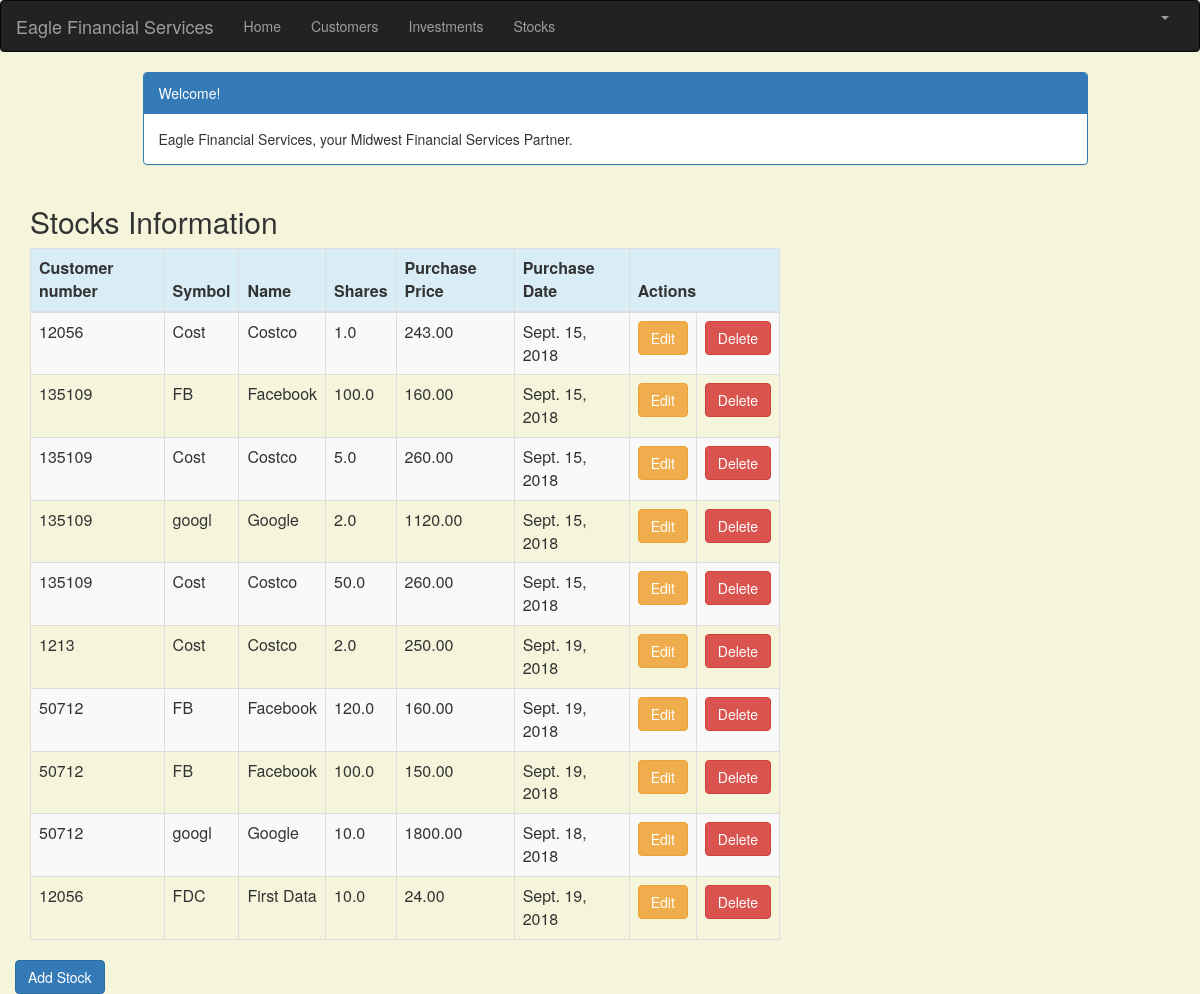
The app's page /stock_list (signed in), older data.
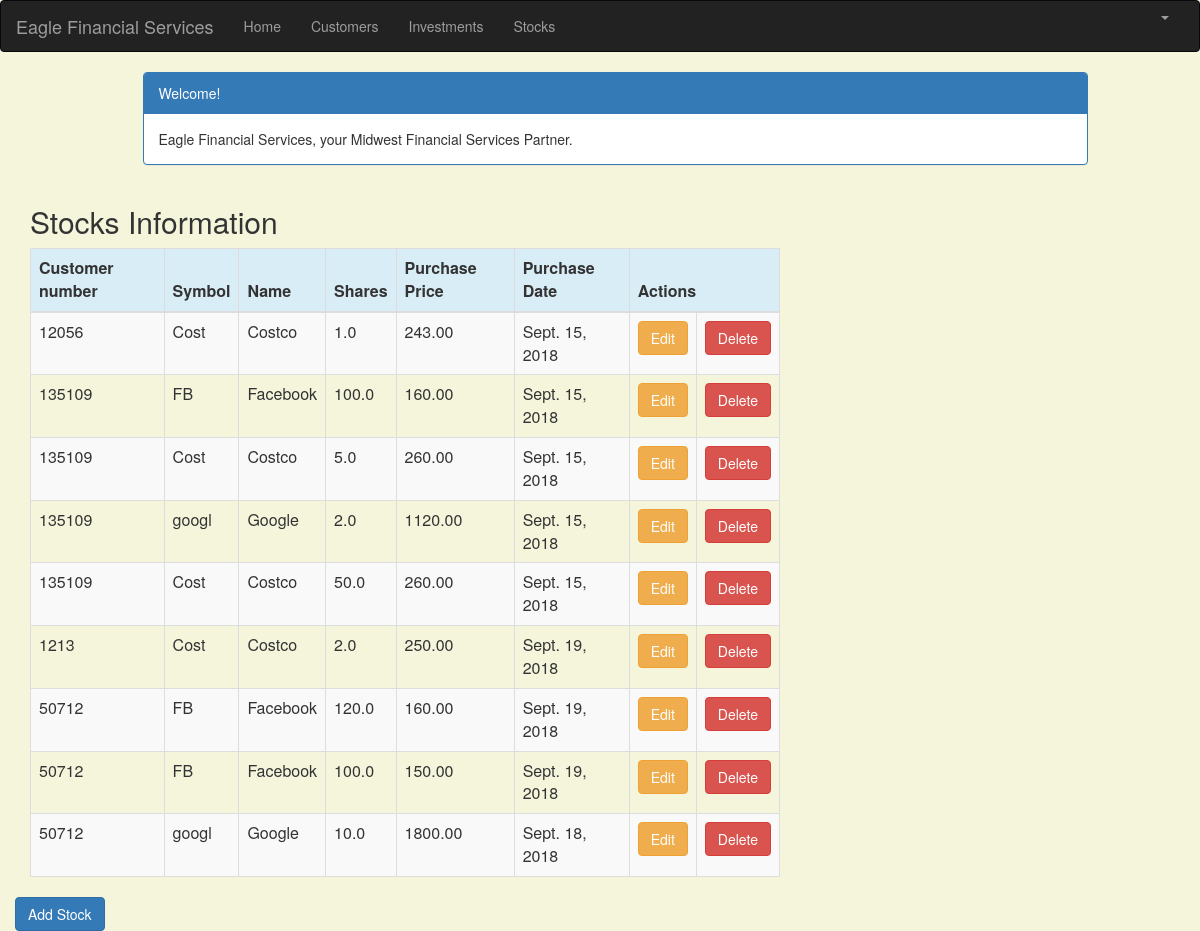
The same page, newer data.
### portfolio/models.py (models this page shows, shortened)
class Stock(models.Model):
    customer = models.ForeignKey(Customer, on_delete=models.CASCADE, related_name='stocks')
    symbol = models.CharField(max_length=10)
    name = models.CharField(max_length=50)
    shares = models.DecimalField (max_digits=10, decimal_places=1)
    purchase_price = models.DecimalField(max_digits=10, decimal_places=2)
    purchase_date = models.DateField(default=timezone.now, blank=True, null=True)

class Customer(models.Model):
    name = models.CharField(max_length=50)
    address = models.CharField(max_length=200)
    cust_number = models.IntegerField(blank=False, null=False)
    city = models.CharField(max_length=50)
    state = models.CharField(max_length=50)
    zipcode = models.CharField(max_length=10)
    email = models.EmailField(max_length=200)
    cell_phone = models.CharField(max_length=50)
    created_date = models.DateTimeField(
        default=timezone.now)
    updated_date = models.DateTimeField(auto_now_add=True)
    def __str__(self):
        return str(self.cust_number)

### portfolio/views.py (the view)
# urls.py: path('stock_list', views.stock_list, name='stock_list'),
@login_required
def stock_list(request):
   stocks = Stock.objects.filter(purchase_date__lte=timezone.now())
   return render(request, 'portfolio/stock_list.html', {'stocks': stocks})

### portfolio/templates/portfolio/stock_list.html (shortened to what this page needs)
{% extends 'portfolio/base.html' %}
{% block content %}
    <html>
    <head>
        <link rel="stylesheet" href="https://maxcdn.bootstrapcdn.com/bootstrap/3.3.4/css/bootstrap.min.css">
    </head>
    <body>
    <div class="container">
        <div class="row">
            <div class="col-md-10 col-md-offset-1">
                <div class="panel panel-primary">
                    <div class="panel-heading">Welcome!</div>
                    <div class="panel-body">
                        Eagle Financial Services, your Midwest Financial Services Partner.
                    </div>
                </div>
            </div>
        </div>
    </div>
    <div class="row">
        <h2 style="padding-left: 15Px">Stocks Information</h2>
    </div>
    <div>
        <table class="table table-striped table-bordered table-hover">
            <thead>
            <tr class="bg-info">
                <th>Customer number</th>
                <th>Symbol</th>
                <th>Name</th>
                <th>Shares</th>
                <th>Purchase Price</th>
                <th>Purchase Date</th>
                <th colspan="3">Actions</th>
            </tr>
            </thead>
            <tbody>
            {% for stock in stocks %}
                <tr>
                    <td>{{ stock.customer }}</td>
                    <td>{{ stock.symbol }}</td>
                    <td>{{ stock.name }}</td>
                    <td>{{ stock.shares }}</td>
                    <td>{{ stock.purchase_price }}</td>
                    <td>{{ stock.purchase_date }}</td>
                    <td><a href="{% url 'portfolio:stock_edit' pk=stock.pk %}"
                           class="btn btn-warning">Edit</a></td>
                    <td><a href="{% url 'portfolio:stock_delete' pk=stock.pk %}"
                           onclick="return confirm('Are you sure you want to delete?')"
                           class="btn btn-danger">Delete</a>
                    </td>
                </tr>
            {% endfor %}
            </tbody>
        </table>
     <div class="row">
         <a href="{% url 'portfolio:stock_new' %}" class="row"><span
                    class="btn btn-primary">Add Stock</span></a>
        </div>
    </div>
    </body>
    </html>
{% endblock %}

Row changes from the older to the newer data that the page shows:
removed Stock: customer "12056", symbol "FDC", name "First Data", shares "10.0", purchase_price "24.00", purchase_date "Sept. 19, 2018"
